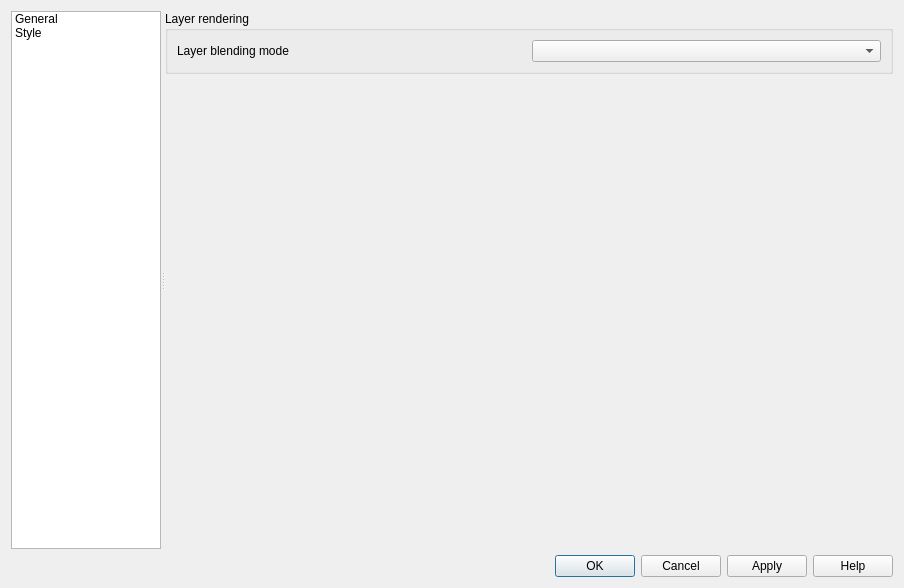
<?xml version="1.0" encoding="UTF-8"?>
<ui version="4.0">
 <class>QgsLabelLayerPropertiesBase</class>
 <widget class="QDialog" name="QgsLabelLayerPropertiesBase">
  <property name="geometry">
   <rect>
    <x>0</x>
    <y>0</y>
    <width>904</width>
    <height>588</height>
   </rect>
  </property>
  <property name="minimumSize">
   <size>
    <width>825</width>
    <height>0</height>
   </size>
  </property>
  <property name="windowTitle">
   <string>Layer Properties</string>
  </property>
  <property name="windowIcon">
   <iconset resource="../../images/images.qrc">
    <normaloff>:/images/icons/qgis-icon-16x16.png</normaloff>:/images/icons/qgis-icon-16x16.png</iconset>
  </property>
  <layout class="QVBoxLayout" name="verticalLayout">
   <item>
    <widget class="QSplitter" name="mOptionsSplitter">
     <property name="orientation">
      <enum>Qt::Horizontal</enum>
     </property>
     <property name="childrenCollapsible">
      <bool>false</bool>
     </property>
     <widget class="QFrame" name="mOptionsListFrame">
      <property name="minimumSize">
       <size>
        <width>0</width>
        <height>0</height>
       </size>
      </property>
      <property name="frameShape">
       <enum>QFrame::NoFrame</enum>
      </property>
      <property name="frameShadow">
       <enum>QFrame::Raised</enum>
      </property>
      <layout class="QVBoxLayout" name="verticalLayout_2">
       <property name="margin">
        <number>0</number>
       </property>
       <item>
        <widget class="QListWidget" name="mOptionsListWidget">
         <property name="minimumSize">
          <size>
           <width>58</width>
           <height>0</height>
          </size>
         </property>
         <property name="maximumSize">
          <size>
           <width>150</width>
           <height>16777215</height>
          </size>
         </property>
         <property name="horizontalScrollBarPolicy">
          <enum>Qt::ScrollBarAlwaysOff</enum>
         </property>
         <property name="editTriggers">
          <set>QAbstractItemView::NoEditTriggers</set>
         </property>
         <property name="iconSize">
          <size>
           <width>32</width>
           <height>32</height>
          </size>
         </property>
         <property name="textElideMode">
          <enum>Qt::ElideNone</enum>
         </property>
         <property name="resizeMode">
          <enum>QListView::Adjust</enum>
         </property>
         <property name="wordWrap">
          <bool>true</bool>
         </property>
         <item>
          <property name="text">
           <string>General</string>
          </property>
          <property name="toolTip">
           <string>General</string>
          </property>
          <property name="icon">
           <iconset resource="../../images/images.qrc">
            <normaloff>:/images/themes/default/propertyicons/general.svg</normaloff>:/images/themes/default/propertyicons/general.svg</iconset>
          </property>
         </item>
         <item>
          <property name="text">
           <string>Style</string>
          </property>
          <property name="toolTip">
           <string>Style</string>
          </property>
          <property name="icon">
           <iconset resource="../../images/images.qrc">
            <normaloff>:/images/themes/default/propertyicons/symbology.png</normaloff>:/images/themes/default/propertyicons/symbology.png</iconset>
          </property>
         </item>
        </widget>
       </item>
      </layout>
     </widget>
     <widget class="QFrame" name="mOptionsFrame">
      <property name="sizePolicy">
       <sizepolicy hsizetype="Expanding" vsizetype="Preferred">
        <horstretch>1</horstretch>
        <verstretch>0</verstretch>
       </sizepolicy>
      </property>
      <property name="frameShape">
       <enum>QFrame::NoFrame</enum>
      </property>
      <property name="frameShadow">
       <enum>QFrame::Raised</enum>
      </property>
      <layout class="QVBoxLayout" name="verticalLayout_3">
       <property name="margin">
        <number>0</number>
       </property>
       <item>
        <widget class="QStackedWidget" name="mOptionsStackedWidget">
         <property name="sizePolicy">
          <sizepolicy hsizetype="Expanding" vsizetype="Expanding">
           <horstretch>0</horstretch>
           <verstretch>0</verstretch>
          </sizepolicy>
         </property>
         <property name="currentIndex">
          <number>1</number>
         </property>
         <widget class="QWidget" name="mOptsPage_General">
          <layout class="QVBoxLayout" name="verticalLayout_14">
           <property name="margin">
            <number>0</number>
           </property>
           <item>
            <widget class="QScrollArea" name="scrollArea">
             <property name="frameShape">
              <enum>QFrame::NoFrame</enum>
             </property>
             <property name="widgetResizable">
              <bool>true</bool>
             </property>
             <widget class="QWidget" name="scrollAreaWidgetContents">
              <property name="geometry">
               <rect>
                <x>0</x>
                <y>0</y>
                <width>168</width>
                <height>75</height>
               </rect>
              </property>
              <layout class="QVBoxLayout" name="verticalLayout_13">
               <property name="margin">
                <number>0</number>
               </property>
               <item>
                <widget class="QgsCollapsibleGroupBox" name="groupBox">
                 <property name="title">
                  <string>Layer info</string>
                 </property>
                 <property name="syncGroup" stdset="0">
                  <string notr="true">vectorgeneral</string>
                 </property>
                 <layout class="QGridLayout" name="gridLayout">
                  <item row="1" column="0">
                   <widget class="QLabel" name="textLabel3">
                    <property name="text">
                     <string>Layer name</string>
                    </property>
                   </widget>
                  </item>
                  <item row="3" column="0">
                   <widget class="QFrame" name="mDataSourceEncodingFrame">
                    <layout class="QHBoxLayout" name="horizontalLayout_4">
                     <property name="margin">
                      <number>0</number>
                     </property>
                    </layout>
                   </widget>
                  </item>
                  <item row="1" column="1">
                   <widget class="QLineEdit" name="mLayerNameLineEdit"/>
                  </item>
                 </layout>
                </widget>
               </item>
               <item>
                <spacer name="verticalSpacer">
                 <property name="orientation">
                  <enum>Qt::Vertical</enum>
                 </property>
                 <property name="sizeHint" stdset="0">
                  <size>
                   <width>20</width>
                   <height>0</height>
                  </size>
                 </property>
                </spacer>
               </item>
              </layout>
             </widget>
            </widget>
           </item>
          </layout>
         </widget>
         <widget class="QWidget" name="mOptsPage_Style">
          <layout class="QVBoxLayout" name="verticalLayout_5">
           <property name="margin">
            <number>0</number>
           </property>
           <item>
            <widget class="QScrollArea" name="scrollArea_2">
             <property name="frameShape">
              <enum>QFrame::NoFrame</enum>
             </property>
             <property name="widgetResizable">
              <bool>true</bool>
             </property>
             <widget class="QWidget" name="scrollAreaWidgetContents_2">
              <property name="geometry">
               <rect>
                <x>0</x>
                <y>0</y>
                <width>730</width>
                <height>537</height>
               </rect>
              </property>
              <layout class="QVBoxLayout" name="verticalLayout_6">
               <property name="margin">
                <number>0</number>
               </property>
               <item>
                <widget class="QgsCollapsibleGroupBox" name="mBlendModeGroupBox">
                 <property name="title">
                  <string>Layer rendering</string>
                 </property>
                 <property name="collapsed" stdset="0">
                  <bool>false</bool>
                 </property>
                 <property name="saveCollapsedState" stdset="0">
                  <bool>true</bool>
                 </property>
                 <layout class="QGridLayout" name="gridLayout_2">
                  <item row="0" column="0">
                   <widget class="QLabel" name="lblLayerBlend">
                    <property name="text">
                     <string>Layer blending mode</string>
                    </property>
                   </widget>
                  </item>
                  <item row="0" column="1">
                   <widget class="QgsBlendModeComboBox" name="mBlendModeComboBox"/>
                  </item>
                 </layout>
                </widget>
               </item>
               <item>
                <spacer name="verticalSpacer_2">
                 <property name="orientation">
                  <enum>Qt::Vertical</enum>
                 </property>
                 <property name="sizeHint" stdset="0">
                  <size>
                   <width>18</width>
                   <height>253</height>
                  </size>
                 </property>
                </spacer>
               </item>
              </layout>
             </widget>
            </widget>
           </item>
          </layout>
         </widget>
        </widget>
       </item>
      </layout>
     </widget>
    </widget>
   </item>
   <item>
    <widget class="QFrame" name="mButtonBoxFrame">
     <property name="sizePolicy">
      <sizepolicy hsizetype="Preferred" vsizetype="Maximum">
       <horstretch>0</horstretch>
       <verstretch>0</verstretch>
      </sizepolicy>
     </property>
     <property name="frameShape">
      <enum>QFrame::NoFrame</enum>
     </property>
     <property name="frameShadow">
      <enum>QFrame::Raised</enum>
     </property>
     <layout class="QGridLayout" name="gridLayout_btnbox">
      <property name="margin">
       <number>0</number>
      </property>
      <item row="2" column="1" colspan="4">
       <widget class="QDialogButtonBox" name="buttonBox">
        <property name="orientation">
         <enum>Qt::Horizontal</enum>
        </property>
        <property name="standardButtons">
         <set>QDialogButtonBox::Apply|QDialogButtonBox::Cancel|QDialogButtonBox::Help|QDialogButtonBox::Ok</set>
        </property>
       </widget>
      </item>
     </layout>
    </widget>
   </item>
  </layout>
 </widget>
 <customwidgets>
  <customwidget>
   <class>QgsCollapsibleGroupBox</class>
   <extends>QGroupBox</extends>
   <header>qgscollapsiblegroupbox.h</header>
   <container>1</container>
  </customwidget>
  <customwidget>
   <class>QgsBlendModeComboBox</class>
   <extends>QComboBox</extends>
   <header>qgsblendmodecombobox.h</header>
  </customwidget>
 </customwidgets>
 <tabstops>
  <tabstop>buttonBox</tabstop>
  <tabstop>mOptionsListWidget</tabstop>
  <tabstop>scrollArea</tabstop>
  <tabstop>mLayerNameLineEdit</tabstop>
 </tabstops>
 <resources>
  <include location="../../images/images.qrc"/>
 </resources>
 <connections>
  <connection>
   <sender>mOptionsListWidget</sender>
   <signal>currentRowChanged(int)</signal>
   <receiver>mOptionsStackedWidget</receiver>
   <slot>setCurrentIndex(int)</slot>
   <hints>
    <hint type="sourcelabel">
     <x>86</x>
     <y>325</y>
    </hint>
    <hint type="destinationlabel">
     <x>794</x>
     <y>14</y>
    </hint>
   </hints>
  </connection>
 </connections>
</ui>
